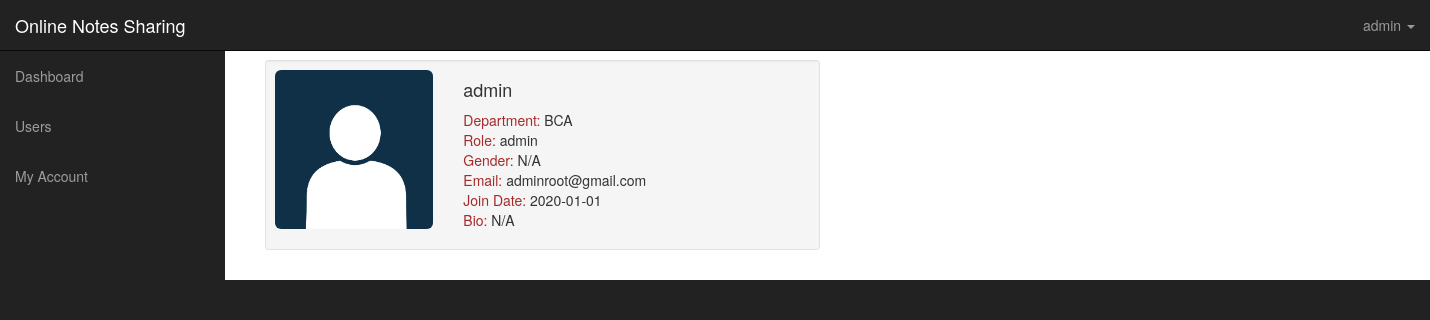
/dashboard/viewprofile.php?name=root (signed in), run on the app's committed database.
### tables this page shows
CREATE TABLE IF NOT EXISTS `users` (
  `id` int(11) NOT NULL AUTO_INCREMENT,
  `username` varchar(225) NOT NULL,
  `name` varchar(225) NOT NULL,
  `about` varchar(300) NOT NULL DEFAULT 'N/A',
  `role` varchar(225) NOT NULL,
  `email` varchar(225) NOT NULL,
  `token` varchar(225) NOT NULL,
  `gender` varchar(225) NOT NULL,
  `password` varchar(225) NOT NULL,
  `course` varchar(225) NOT NULL,
  `image` varchar(225) NOT NULL DEFAULT 'profile.jpg',
  `joindate` varchar(225) NOT NULL,
  PRIMARY KEY (`id`)
);

### dashboard/viewprofile.php (the view, shortened to what this page needs)
<?php
include ('includes/adminheader.php');
?>
<div id="wrapper">
       <?php include 'includes/adminnav.php';?>
        <div id="page-wrapper">
            <div class="container-fluid">
            <div class="row">
                    <div class="col-lg-8">
<?php
if (isset($_GET['name'])) {
    $user = mysqli_real_escape_string($conn , $_GET['name']);
    $query = "SELECT * FROM users WHERE username= '$user' ";
    $run_query = mysqli_query($conn, $query) or die(mysqli_error($conn)) ;
    if (mysqli_num_rows($run_query) > 0 ) {
    while ($row = mysqli_fetch_array($run_query)) {
	$name = $row['name'];
	$email = $row['email'];
	$course = $row['course'];
	$role = $row['role'];
	$bio = $row['about'];
	$image = $row['image'];
    $joindate = $row['joindate'];
    $gender = $row['gender'];
}
}
?>
<div class="container">
    <div class="row">
        <div class="col-xs-12 col-sm-6 col-md-6">
            <div class="well well-sm">
                <div class="row">
                    <div class="col-sm-6 col-md-4">
                        <img src="profilepics/<?php echo $image; ?>" size=300x500 alt="" class="img-rounded img-responsive" />
                    </div>
                    <div class="col-sm-6 col-md-8">
                        <h4>
                           <?php echo $name; ?></h4>
                        <p>
                            <font color= "brown" > Department: </font> <?php echo $course; ?>
                            <br/>
                            <font color= "brown" > Role: </font> <?php echo $role; ?>
                            <br/>
                            <font color= "brown" > Gender: </font> <?php echo $gender; ?>
                            <br/>
                            <font color="brown">  Email: </font> <?php echo $email; ?>
                            <br />
                            <font color="brown"> Join Date: </font> <?php echo $joindate; ?>
                            <br/>
                            <font color="brown" > Bio: </font> <?php echo $bio; ?>
                            </p>
                        </div>
                    </div>
                </div>
            </div>
        </div>
    </div>
</div>
</body>
</html>
<?php } else {
    header("location:index.php");
    } ?>

### dashboard/css/sb-admin.css (style rules this page uses)
body { margin-top: 100px; background-color: #222; }
@media (min-width:768px) { body { margin-top: 50px; } }
#wrapper { padding-left: 0; }
#page-wrapper { width: 100%; padding: 0; background-color: #fff; }
@media (min-width:768px) { #wrapper { padding-left: 225px; } }
@media (min-width:768px) { #page-wrapper { padding: 10px; } }

### data on the page
users: image (placeholder picture), name "admin", course "BCA", role "admin", gender "N/A", email "adminroot@gmail.com", joindate "2020-01-01", about "N/A"

### other printed values
$_SESSION['name'] "admin"
